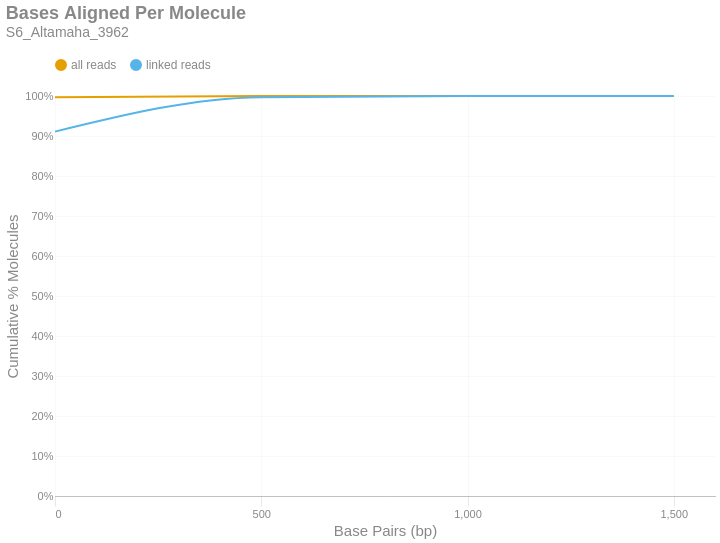

The code cell stored with this chart in its notebook:
### Markdown cell above
### Bases Aligned Per Molecule
This is a cumulative frequency distribution showing the number of base pairs aligned per unique molecule. These data are shown in 500 bp bins. There are two distributions: one with `all reads` (yellow) and another with only `linked reads` (blue). The percent of molecules in the `linked reads` distribution is relative to the total number of linked molecules.

### Code cell
if SKIPLR:
    print_html(f"Skipped")
else:
    binned_df = consolidated_hist(valids['aligned_bp'], mask, 500, True)
    with SafeRender(binned_df):
        (
            density_plot(binned_df, 'Bases Aligned Per Molecule', samplename, 'basesper')
            .encode(
                x=alt.X('bin:Q', title="Base Pairs (bp)").axis(tickMinStep=500).scale(padding=0),
                y=alt.Y('value:Q', title='Cumulative % Molecules')
                    .axis(format='%')
                    .scale(domain = [0,1])
                    .stack(False),
                color=alt.Color("key:N").scale(domain = ["all reads", "linked reads"]),
                tooltip = [
                    alt.Tooltip("key:N", title = "Data Type"),
                    alt.Tooltip("range_label:N", title="Bases Aligned Per Molecule"),
                    alt.Tooltip("value:Q", format = ".2%", title="% Molecules (Cum.)")
                ]
            )
        ).display()

### Figure 1 — Vega-Lite specification as saved in the notebook (floating-point values rounded to 4 significant figures)
{"width": "container", "height": 400, "config": {"title": {"anchor": "start", "dy": -15, "fontSize": 18, "color": "#888888", "subtitleColor": "#888888", "subtitleFontSize": 14}, "arc": {"fill": "#0072B2"}, "axis": {"domainColor": "#888888", "domainWidth": 0.5, "gridWidth": 0.2, "grid": false, "titleFontWeight": 400, "titleFontSize": 15, "labelFontSize": 11, "labelColor": "#888888", "tickColor": "#888888", "tickWidth": 0.2, "titleColor": "#888888"}, "axisBand": {"grid": false}, "axisX": {"grid": true, "tickSize": 10, "domainCap": "round"}, "axisY": {"domain": false, "grid": true, "tickSize": 0, "domainCap": "round"}, "background": "transparent", "header": {"labelFontSize": 15, "labelColor": "#888888", "titleFontSize": 15, "titleFontWeight": 600, "titleColor": "#888888"}, "legend": {"labelFont": "sans-serif", "labelFontSize": 12, "labelColor": "#888888", "symbolSize": 100, "symbolType": "circle", "titleFontSize": 12, "titlePadding": 10, "titleColor": "#888888", "title": null, "orient": "top"}, "range": {"category": ["#E69F00", "#56B4E9", "#009E73", "#F0E442", "#0072B2", "#D55E00", "#CC79A7", "#000000"], "diverging": ["#cfe8f3", "#a2d4ec", "#73bfe2", "#46abdb", "#1696d2", "#12719e"]}, "area": {"fill": "#0072B2", "fillOpacity": 0.7, "line": true, "strokeOpacity": 0.7}, "line": {"color": "#0072B2", "stroke": "#0072B2", "strokeWidth": 2}, "trail": {"color": "#0072B2", "stroke": "#0072B2", "strokeWidth": 0, "size": 1}, "point": {"filled": true, "fillOpacity": 1.0, "size": 95}, "text": {"color": "#888888", "fontSize": 11, "align": "right", "fontWeight": 400, "size": 11}, "bar": {"fill": "#0072B2", "stroke": null}, "view": {"stroke": null, "continuousWidth": 660, "continuousHeight": 400}}, "data": {"name": "data-0d1e9932b1cb10b5556a9473a8971835"}, "mark": {"type": "line", "interpolate": "monotone", "point": {"opacity": 0, "size": 275}}, "encoding": {"color": {"field": "key", "scale": {"domain": ["all reads", "linked reads"]}, "type": "nominal"}, "tooltip": [{"field": "key", "title": "Data Type", "type": "nominal"}, {"field": "range_label", "title": "Bases Aligned Per Molecule", "type": "nominal"}, {"field": "value", "format": ".2%", "title": "% Molecules (Cum.)", "type": "quantitative"}], "x": {"axis": {"tickMinStep": 500}, "field": "bin", "scale": {"padding": 0}, "title": "Base Pairs (bp)", "type": "quantitative"}, "y": {"axis": {"format": "%"}, "field": "value", "scale": {"domain": [0, 1]}, "stack": false, "title": "Cumulative % Molecules", "type": "quantitative"}}, "params": [{"name": "param_c36ac31b6afebe62", "select": {"type": "point", "fields": ["key"]}, "bind": "legend"}], "title": {"text": "Bases Aligned Per Molecule", "subtitle": "S6_Altamaha_3962"}, "transform": [{"fold": ["all reads (cumsum)", "linked reads (cumsum)"]}, {"calculate": "replace(datum.key, ' (cumsum)', '')", "as": "key"}, {"filter": {"param": "param_c36ac31b6afebe62"}}], "usermeta": {"embedOptions": {"downloadFileName": "S6_Altamaha_3962.basesper"}}, "$schema": "https://vega.github.io/schema/vega-lite/v6.1.0.json", "datasets": {"data-0d1e9932b1cb10b5556a9473a8971835": [{"bin": "0.0", "interval": "0.0-500.0", "all reads": 0.9967, "linked reads": 0.9109, "all reads (cumsum)": 0.9967, "linked reads (cumsum)": 0.9109, "range_label": "0-499"}, {"bin": "500.0", "interval": "500.0-1000.0", "all reads": 0.003137, "linked reads": 0.08617, "all reads (cumsum)": 0.9999, "linked reads (cumsum)": 0.9971, "range_label": "500-999"}, {"bin": "1000.0", "interval": "1000.0-1500.0", "all reads": 0.0001082, "linked reads": 0.002664, "all reads (cumsum)": 1.0, "linked reads (cumsum)": 0.9997, "range_label": "1000-1499"}, {"bin": "1500.0", "interval": "1500.0-2000.0", "all reads": 9.515e-06, "linked reads": 0.0002767, "all reads (cumsum)": 1.0, "linked reads (cumsum)": 1.0, "range_label": "1500-1999"}]}}
